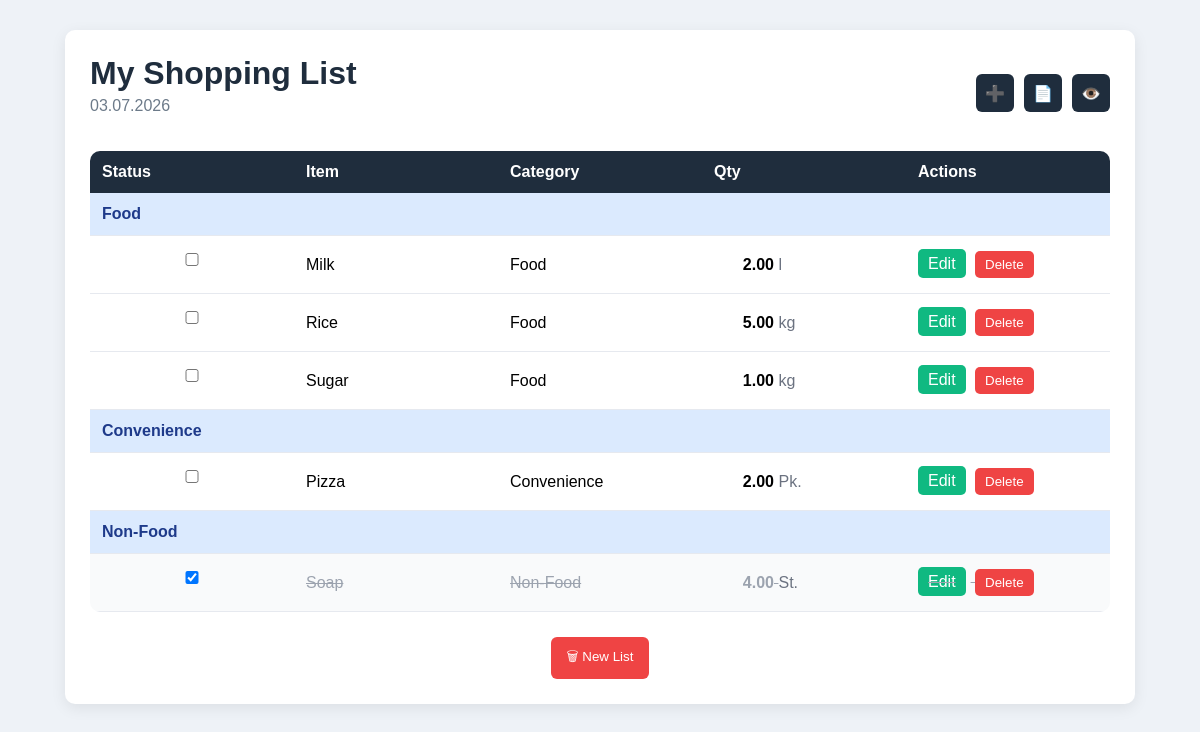
The app's page /list.php?sort=category with its own data.
### tables this page shows
CREATE TABLE shopping_items (

     
    id INT UNSIGNED AUTO_INCREMENT PRIMARY KEY,

     
    title VARCHAR(40) NOT NULL,

     
    quantity DECIMAL(8,2) NOT NULL,

     
    unit ENUM('l','g','kg','St.','Pk.') NOT NULL,

     
    information VARCHAR(120) NOT NULL DEFAULT '',

     
    category ENUM('food','convenience','non-food') NOT NULL,

     
    status TINYINT(1) NOT NULL DEFAULT 0,

     
    created_at TIMESTAMP DEFAULT CURRENT_TIMESTAMP,

     
    updated_at TIMESTAMP DEFAULT CURRENT_TIMESTAMP
        ON UPDATE CURRENT_TIMESTAMP
);

### inc/functions.inc.php (called while the page is built, shortened)
<?php
function e($text)
{
    return htmlspecialchars($text, ENT_QUOTES, 'UTF-8');
}
function categoryName($category)
{
    switch ($category) {
        case "food":
            return "Food";
        case "convenience":
            return "Convenience";
        case "non-food":
            return "Non-Food";
    }
}
function today()
{
    return date("d.m.Y");
}

### inc/database_functions.inc.php (called while the page is built, shortened)
<?php
function getAllItems($orderByCategory = false, $hideCompleted = false)
{
    $pdo = connectDatabase();
    $sql = "SELECT * FROM shopping_items";
    if ($orderByCategory) {
        $sql .= " ORDER BY category, title";
    } else {
        $sql .= " ORDER BY id";
    }
    $stmt = $pdo->prepare($sql);
    $stmt->execute();
    return $stmt->fetchAll();
}

### list.php (the view, shortened to what this page needs)
<?php
require_once "inc/database_functions.inc.php";
require_once "inc/functions.inc.php";
$sort = isset($_GET['sort']) && $_GET['sort'] === "category";
$hide = isset($_GET['hide']) ? (int)$_GET['hide'] : 0;
$items = getAllItems($sort, $hide);
?>
<!DOCTYPE html>
<html lang="en">
<head>
    <link rel="stylesheet" href="css/style.css">
</head>
<body>
<div class="container">
    <div class="top-bar">
        <div class="left-actions">
            <h1>My Shopping List</h1>
            <p class="date"><?= today(); ?></p>
        </div>
        <div class="right-actions">
            <a href="create.php" class="icon-btn" title="New Item">➕</a>
            <?php if ($sort): ?>
                <a href="list.php<?= $hide ? '?hide=1' : '' ?>"
                   class="icon-btn"
                   title="Flat View">📄</a>
            <?php else: ?>
                <a href="list.php<?= $hide ? '?hide=1&sort=category' : '?sort=category' ?>"
                   class="icon-btn"
                   title="Group by Category">📂</a>
            <?php endif; ?>
            <?php if ($hide): ?>
                <a href="list.php<?= $sort ? '?sort=category' : '' ?>"
                   class="icon-btn"
                   title="Show All">👁️‍🗨️</a>
            <?php else: ?>
                <a href="list.php<?= $sort ? '?sort=category&hide=1' : '?hide=1' ?>"
                   class="icon-btn"
                   title="Hide Completed">👁️</a>
            <?php endif; ?>
        </div>
    </div>
    <?php if (empty($items)): ?>
        <p>No items available.</p>
    <?php else: ?>
    <table>
        <tr>
            <th>Status</th>
            <th>Item</th>
            <th>Category</th>
            <th>Qty</th>
            <th>Actions</th>
        </tr>
        <?php
        $currentCategory = "";
        foreach ($items as $item):
            if ($sort && $currentCategory != $item['category']):
                $currentCategory = $item['category'];
        ?>
            <tr class="category-row">
                <td colspan="5">
                    <?= e(categoryName($currentCategory)); ?>
                </td>
            </tr>
        <?php endif; ?>
        <tr class="<?= $item['status'] ? 'done' : ''; ?>">
            <td>
                <?php
                $formId = 'check-form-' . $item['id'];
                ?>
                <form id="<?= $formId; ?>" action="check.php" method="post">
                    <input type="checkbox"
                           onchange="this.form.submit()"
                           <?= $item['status'] ? 'checked' : ''; ?>>
                </form>
            </td>
            <td><?= e($item['title']); ?></td>
            <td><?= e(categoryName($item['category'])); ?></td>
            <td class="quantity">
                <span class="amount"><?= e($item['quantity']); ?></span>
                <span class="unit"><?= e($item['unit']); ?></span>
            </td>
            <td class="actions">
                <a class="btn-edit"
                   href="update.php?id=<?= $item['id']; ?>">Edit</a>
                <?php
                $formId = 'delete-form-' . $item['id'];
                ?>
                <form id="<?= $formId; ?>"
                      action="delete.php"
                      method="post"
                      class="inline">
                    <button type="submit"
                            onclick="return confirm('Delete this item?')">
                        Delete
                    </button>
                </form>
            </td>
        </tr>
        <?php endforeach; ?>
    </table>
    <?php endif; ?>
    <div class="bottom-actions">
        <form action="clear.php" method="post">
            <button type="submit"
                    class="danger-btn"
                    onclick="return confirm('Delete all items?')">
                🗑 New List
            </button>
        </form>
    </div>
</div>
</body>
</html>

### css/style.css (style rules this page uses)
body { font-family: Arial, Helvetica, sans-serif; background: #eef2f7; margin: 0; }
.container { width: 85%; margin: 30px auto; background: #fff; padding: 25px; border-radius: 10px; box-shadow: 0 4px 15px rgba(0,0,0,0.08); }
.top-bar { display: flex; justify-content: space-between; align-items: center; margin-bottom: 20px; }
.left-actions h1 { margin: 0; color: #1f2d3d; }
.date { color: #6c7a89; margin-top: 5px; }
.right-actions { display: flex; gap: 10px; align-items: center; }
.icon-btn { background: #1f2d3d; color: white !important; text-decoration: none; width: 38px; height: 38px; display: inline-flex; align-items: center; justify-content: center; border-radius: 6px; font-size: 16px; transition: 0.2s; }
table { width: 100%; border-collapse: collapse; table-layout: fixed; border-radius: 10px; overflow: hidden; }
th { background: #1f2d3d; color: white; padding: 12px; text-align: left; }
td { padding: 12px; border-bottom: 1px solid #e6e9ef; }
.category-row td { background: #dbeafe; font-weight: bold; color: #1e3a8a; }
.done td { color: #9ca3af; text-decoration: line-through; background: #f9fafb; }
.quantity { white-space: nowrap; }
.quantity .amount { display: inline-block; width: 60px; text-align: right; font-weight: bold; }
.quantity .unit { display: inline-block; width: 40px; color: #6b7280; }
.actions { white-space: nowrap; }
.btn-edit { background: #10b981; color: white; padding: 6px 10px; border-radius: 5px; text-decoration: none; margin-right: 5px; }
button { background: #ef4444; color: white; border: none; padding: 6px 10px; border-radius: 5px; cursor: pointer; }
.inline { display: inline; }
td form { margin: 0; }
.bottom-actions { margin-top: 25px; text-align: center; }
.danger-btn { background: #ef4444; color: white; border: none; padding: 10px 16px; border-radius: 6px; cursor: pointer; }
input, select, textarea { width: 100%; padding: 8px; margin: 5px 0 15px; border: 1px solid #d1d5db; border-radius: 6px; box-sizing: border-box; }

### records on screen
shopping_items: category "Food", title "Milk", quantity "2.00", unit "l"
shopping_items: title "Rice", category "Food", quantity "5.00", unit "kg"
shopping_items: title "Sugar", category "Food", quantity "1.00", unit "kg"
shopping_items: category "Convenience", title "Pizza", quantity "2.00", unit "Pk."
shopping_items: category "Non-Food", status "☑", title "Soap", quantity "4.00", unit "St."
